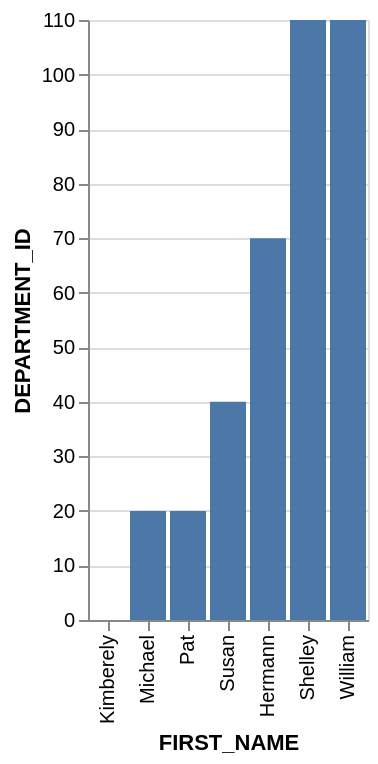

This figure's Vega-Lite source:
### Vega-Lite specification from a JSON file in a GitHub repository (floating-point values rounded to 4 significant figures)
{"data": {"values": [{"x_data": "Kimberely", "y_data": 0}, {"x_data": "Michael", "y_data": 20}, {"x_data": "Pat", "y_data": 20}, {"x_data": "Susan", "y_data": 40}, {"x_data": "Hermann", "y_data": 70}, {"x_data": "Shelley", "y_data": 110}, {"x_data": "William", "y_data": 110}]}, "mark": "bar", "encoding": {"x": {"field": "x_data", "type": "nominal", "title": "FIRST_NAME", "sort": {"op": "sum", "field": "y_data", "order": "ascending"}}, "y": {"field": "y_data", "type": "quantitative", "title": "DEPARTMENT_ID"}}}
